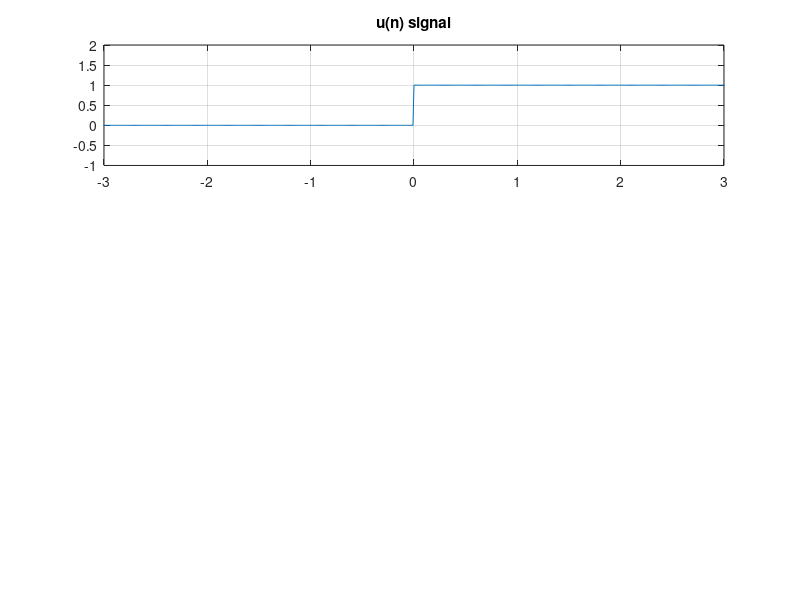

MATLAB code to generate this figure:
clc;
close all;
clear all;
t= (-4: 0.01:4);
a=t>=0;
subplot(3,1,1)
plot(t,a);
axis([-3 3 -1 2]);
title('u(n) signal')
grid on;

